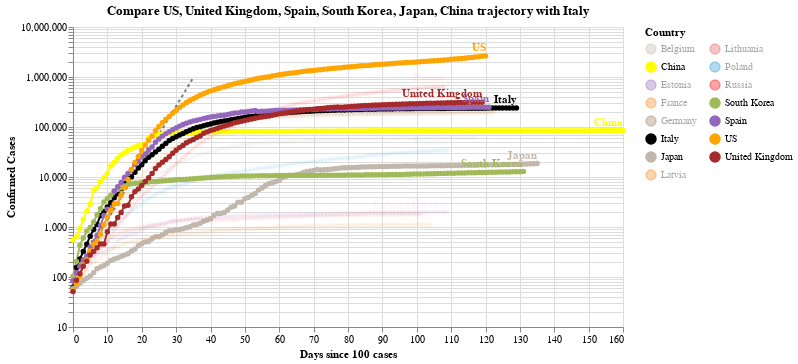

This figure's notebook cell:
### Code cell
#hide_input
chart2 = make_since_chart(dff2, ['US', 'United Kingdom', 'Spain', 'South Korea', 'Japan', 'China'], baseline_countries)
chart2

### Figure 1 — Vega-Lite specification as saved in the notebook (floating-point values rounded to 4 significant figures; data arrays with more than 128 entries replaced by an {"elided": "..."} marker saying what was removed)
{"config": {"view": {"continuousWidth": 400, "continuousHeight": 300}}, "layer": [{"data": {"name": "data-628230001892d6798b50651be41d1b3e"}, "mark": {"type": "line", "color": "black", "opacity": 0.5, "strokeDash": [3, 3]}, "encoding": {"x": {"type": "quantitative", "field": "Days since 100 cases"}, "y": {"type": "quantitative", "field": "Confirmed Cases"}}}, {"data": {"name": "data-1c32db10a376bfb5072bb77829f9ef93"}, "mark": {"type": "line", "point": true}, "encoding": {"color": {"type": "nominal", "field": "Country", "legend": {"columns": 2}, "scale": {"domain": ["Belgium", "China", "Estonia", "France", "Germany", "Italy", "Japan", "Latvia", "Lithuania", "Poland", "Russia", "South Korea", "Spain", "US", "United Kingdom"], "range": ["#C1B7AD", "yellow", "#9467bd", "#F58518", "#9D755D", "black", "#C1B7AD", "#F58518", "#E45756", "#2495D3", "red", "#A1BA59", "#9467bd", "orange", "brown"]}}, "opacity": {"condition": {"value": 1, "selection": "selector006"}, "value": 0.05}, "tooltip": [{"type": "nominal", "field": "Country"}, {"type": "temporal", "field": "Date"}, {"type": "quantitative", "field": "Confirmed Cases"}, {"type": "quantitative", "field": "Days since 100 cases"}], "x": {"type": "quantitative", "field": "Days since 100 cases"}, "y": {"type": "quantitative", "field": "Confirmed Cases", "scale": {"type": "log"}}}, "selection": {"selector006": {"type": "multi", "fields": ["Country"], "bind": "legend", "init": [{"Country": "US"}, {"Country": "United Kingdom"}, {"Country": "Spain"}, {"Country": "South Korea"}, {"Country": "Japan"}, {"Country": "China"}, {"Country": "Italy"}]}}, "width": 550}, {"data": {"name": "data-1c32db10a376bfb5072bb77829f9ef93"}, "mark": {"type": "text", "align": "right", "dy": -8, "fontWeight": "bold"}, "encoding": {"color": {"type": "nominal", "field": "Country", "legend": {"columns": 2}, "scale": {"domain": ["Belgium", "China", "Estonia", "France", "Germany", "Italy", "Japan", "Latvia", "Lithuania", "Poland", "Russia", "South Korea", "Spain", "US", "United Kingdom"], "range": ["#C1B7AD", "yellow", "#9467bd", "#F58518", "#9D755D", "black", "#C1B7AD", "#F58518", "#E45756", "#2495D3", "red", "#A1BA59", "#9467bd", "orange", "brown"]}}, "opacity": {"condition": {"value": 1, "selection": "selector006"}, "value": 0.05}, "text": {"type": "nominal", "field": "Country"}, "tooltip": [{"type": "nominal", "field": "Country"}, {"type": "temporal", "field": "Date"}, {"type": "quantitative", "field": "Confirmed Cases"}, {"type": "quantitative", "field": "Days since 100 cases"}], "x": {"type": "quantitative", "field": "Days since 100 cases"}, "y": {"type": "quantitative", "field": "Confirmed Cases", "scale": {"type": "log"}}}, "transform": [{"filter": "(datum['Date'] >= 1593475200000)"}], "width": 550}], "title": "Compare US, United Kingdom, Spain, South Korea, Japan, China trajectory with Italy", "$schema": "https://vega.github.io/schema/vega-lite/v4.0.2.json", "datasets": {"data-628230001892d6798b50651be41d1b3e": [{"Days since 100 cases": 0, "Confirmed Cases": 100.0}, {"Days since 100 cases": 1, "Confirmed Cases": 130.0}, {"Days since 100 cases": 2, "Confirmed Cases": 169.0}, {"Days since 100 cases": 3, "Confirmed Cases": 219.7}, {"Days since 100 cases": 4, "Confirmed Cases": 285.6}, {"Days since 100 cases": 5, "Confirmed Cases": 371.3}, {"Days since 100 cases": 6, "Confirmed Cases": 482.7}, {"Days since 100 cases": 7, "Confirmed Cases": 627.5}, {"Days since 100 cases": 8, "Confirmed Cases": 815.7}, {"Days since 100 cases": 9, "Confirmed Cases": 1060.0}, {"Days since 100 cases": 10, "Confirmed Cases": 1379.0}, {"Days since 100 cases": 11, "Confirmed Cases": 1792.0}, {"Days since 100 cases": 12, "Confirmed Cases": 2330.0}, {"Days since 100 cases": 13, "Confirmed Cases": 3029.0}, {"Days since 100 cases": 14, "Confirmed Cases": 3937.0}, {"Days since 100 cases": 15, "Confirmed Cases": 5119.0}, {"Days since 100 cases": 16, "Confirmed Cases": 6654.0}, {"Days since 100 cases": 17, "Confirmed Cases": 8650.0}, {"Days since 100 cases": 18, "Confirmed Cases": 11250.0}, {"Days since 100 cases": 19, "Confirmed Cases": 14620.0}, {"Days since 100 cases": 20, "Confirmed Cases": 19000.0}, {"Days since 100 cases": 21, "Confirmed Cases": 24710.0}, {"Days since 100 cases": 22, "Confirmed Cases": 32120.0}, {"Days since 100 cases": 23, "Confirmed Cases": 41750.0}, {"Days since 100 cases": 24, "Confirmed Cases": 54280.0}, {"Days since 100 cases": 25, "Confirmed Cases": 70560.0}, {"Days since 100 cases": 26, "Confirmed Cases": 91730.0}, {"Days since 100 cases": 27, "Confirmed Cases": 119300.0}, {"Days since 100 cases": 28, "Confirmed Cases": 155000.0}, {"Days since 100 cases": 29, "Confirmed Cases": 201500.0}, {"Days since 100 cases": 30, "Confirmed Cases": 262000.0}, {"Days since 100 cases": 31, "Confirmed Cases": 340600.0}, {"Days since 100 cases": 32, "Confirmed Cases": 442800.0}, {"Days since 100 cases": 33, "Confirmed Cases": 575600.0}, {"Days since 100 cases": 34, "Confirmed Cases": 748300.0}, {"Days since 100 cases": 35, "Confirmed Cases": 972800.0}], "data-1c32db10a376bfb5072bb77829f9ef93": {"elided": "1823 records"}}}
